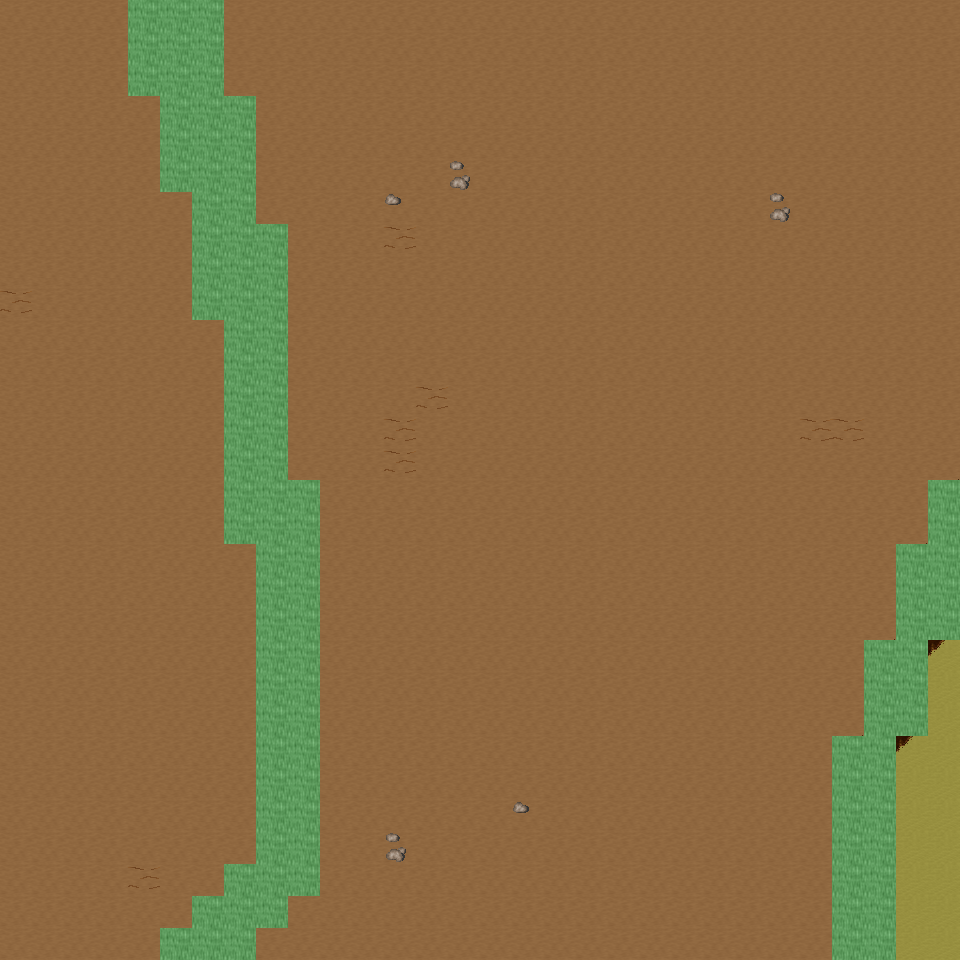

Below is a game level as drawn by its tile map, then a one-line description and the .tmx that defines it (tile-layer data replaced by summaries):
An orthogonal 30x30 tile map with 32x32 px tiles, 6 tile layers (Ground, Object, Object2, Above, ...), 23 tilesets and 7 objects (7x mapExit).

<map version="1.0" orientation="orthogonal" renderorder="right-down" width="30" height="30" tilewidth="32" tileheight="32" nextobjectid="8">
  <tileset firstgid="1" name="tileset_ground_ground" tilewidth="32" tileheight="32" tilecount="33" columns="3">
    <image source="../drawable/tileset_ground_ground.png" width="96" height="352" />
  </tileset>
  <tileset firstgid="34" name="tileset_ground_water_pool" tilewidth="32" tileheight="32" tilecount="72" columns="3">
    <image source="../drawable/tileset_ground_water_pool.png" width="96" height="768" />
  </tileset>
  <tileset firstgid="106" name="tileset_ground_ridge_earth_dark" tilewidth="32" tileheight="32" tilecount="96" columns="12">
    <image source="../drawable/tileset_ground_ridge_earth_dark.png" width="384" height="256" />
  </tileset>
  <tileset firstgid="202" name="tileset_ground_ridge_earth_pale" tilewidth="32" tileheight="32" tilecount="96" columns="12">
    <image source="../drawable/tileset_ground_ridge_earth_pale.png" width="384" height="256" />
  </tileset>
  <tileset firstgid="298" name="tileset_ground_grass_edges" tilewidth="32" tileheight="32" tilecount="36" columns="12">
    <image source="../drawable/tileset_ground_grass_edges.png" width="384" height="96" />
  </tileset>
  <tileset firstgid="334" name="tileset_ground_grass_corners" tilewidth="32" tileheight="32" tilecount="24" columns="6">
    <image source="../drawable/tileset_ground_grass_corners.png" width="192" height="128" />
  </tileset>
  <tileset firstgid="358" name="tileset_ground_earth_edges" tilewidth="32" tileheight="32" tilecount="18" columns="6">
    <image source="../drawable/tileset_ground_earth_edges.png" width="192" height="96" />
  </tileset>
  <tileset firstgid="376" name="tileset_ground_rock_pebbles" tilewidth="32" tileheight="32" tilecount="3" columns="1">
    <image source="../drawable/tileset_ground_rock_pebbles.png" width="32" height="96" />
  </tileset>
  <tileset firstgid="379" name="tileset_ground_ladder_steps" tilewidth="32" tileheight="32" tilecount="6" columns="3">
    <image source="../drawable/tileset_ground_ladder_steps.png" width="96" height="64" />
  </tileset>
  <tileset firstgid="385" name="tileset_plant_grasses" tilewidth="32" tileheight="32" tilecount="6" columns="3">
    <image source="../drawable/tileset_plant_grasses.png" width="96" height="64" />
  </tileset>
  <tileset firstgid="391" name="tileset_plant_flower_daisy_red" tilewidth="32" tileheight="32" tilecount="8" columns="2">
    <image source="../drawable/tileset_plant_flower_daisy_red.png" width="64" height="128" />
  </tileset>
  <tileset firstgid="399" name="tileset_plant_flower_daisy_yellow" tilewidth="32" tileheight="32" tilecount="8" columns="2">
    <image source="../drawable/tileset_plant_flower_daisy_yellow.png" width="64" height="128" />
  </tileset>
  <tileset firstgid="407" name="tileset_plant_flower_daisy_blue" tilewidth="32" tileheight="32" tilecount="8" columns="2">
    <image source="../drawable/tileset_plant_flower_daisy_blue.png" width="64" height="128" />
  </tileset>
  <tileset firstgid="415" name="tileset_item_corpse_huge_animal" tilewidth="32" tileheight="32" tilecount="16" columns="2">
    <image source="../drawable/tileset_item_corpse_huge_animal.png" width="64" height="256" />
  </tileset>
  <tileset firstgid="431" name="tileset_item_pot_dark_barrel" tilewidth="32" tileheight="32" tilecount="2" columns="1">
    <image source="../drawable/tileset_item_pot_dark_barrel.png" width="32" height="64" />
  </tileset>
  <tileset firstgid="433" name="tileset_item_statue_green_stone" tilewidth="32" tileheight="32" tilecount="12" columns="4">
    <image source="../drawable/tileset_item_statue_green_stone.png" width="128" height="96" />
  </tileset>
  <tileset firstgid="445" name="tileset_logic_creature_orc" tilewidth="32" tileheight="32" tilecount="6" columns="6">
    <image source="../drawable/tileset_logic_creature_orc.png" width="192" height="32" />
  </tileset>
  <tileset firstgid="451" name="tileset_logic_creature_animal" tilewidth="32" tileheight="32" tilecount="32" columns="8">
    <image source="../drawable/tileset_logic_creature_animal.png" width="256" height="128" />
  </tileset>
  <tileset firstgid="483" name="tileset_logic_portal" tilewidth="32" tileheight="32" tilecount="24" columns="8">
    <image source="../drawable/tileset_logic_portal.png" width="256" height="96" />
  </tileset>
  <tileset firstgid="507" name="tileset_logic_collision" tilewidth="32" tileheight="32" tilecount="1" columns="1">
    <image source="../drawable/tileset_logic_collision.png" width="32" height="32" />
  </tileset>
  <tileset firstgid="508" name="tileset_plant_tree_spruce" tilewidth="32" tileheight="32" tilecount="6" columns="2">
    <image source="../drawable/tileset_plant_tree_spruce.png" width="64" height="96" />
  </tileset>
  <tileset firstgid="514" name="tileset_plant_tree_taller_trees" tilewidth="32" tileheight="32" tilecount="32" columns="8">
    <image source="../drawable/tileset_plant_tree_taller_trees.png" width="256" height="128" />
  </tileset>
  <tileset firstgid="546" name="tileset_plant_bush_bush_mult_colored" tilewidth="32" tileheight="32" tilecount="6" columns="3">
    <image source="../drawable/tileset_plant_bush_bush_mult_colored.png" width="96" height="64" />
  </tileset>
  <layer name="Ground" width="30" height="30">
    <data>[900 cells, 900 non-empty, 2 distinct tile ids]</data>
  </layer>
  <layer name="Object" width="30" height="30">
    <data>[900 cells, 102 non-empty, 18 distinct tile ids]</data>
  </layer>
  <layer name="Object2" width="30" height="30">
    <data>[900 cells, 17 non-empty, 7 distinct tile ids]</data>
  </layer>
  <layer name="Above" width="30" height="30">
    <data>[900 cells, 0 non-empty, 0 distinct tile ids]</data>
  </layer>
  <layer name="Above2" width="30" height="30">
    <data>[900 cells, 0 non-empty, 0 distinct tile ids]</data>
  </layer>
  <layer name="Walkable" width="30" height="30">
    <data>[900 cells, 102 non-empty, 1 distinct tile ids]</data>
  </layer>
  <objectgroup name="MapEvents">
    <object id="1" name="north" type="mapExit" x="0" y="0" width="128" height="32">
      <properties>
        <property name="map" value="level_0_x68_y76" />
        <property name="x" value="0" />
        <property name="y" value="28" />
      </properties>
    </object>
    <object id="2" name="north2" type="mapExit" x="224" y="0" width="736" height="32">
      <properties>
        <property name="map" value="level_0_x68_y76" />
        <property name="x" value="7" />
        <property name="y" value="28" />
      </properties>
    </object>
    <object id="3" name="south" type="mapExit" x="0" y="928" width="160" height="32">
      <properties>
        <property name="map" value="level_0_x68_y78" />
        <property name="x" value="0" />
        <property name="y" value="1" />
      </properties>
    </object>
    <object id="4" name="south2" type="mapExit" x="256" y="928" width="576" height="32">
      <properties>
        <property name="map" value="level_0_x68_y78" />
        <property name="x" value="8" />
        <property name="y" value="1" />
      </properties>
    </object>
    <object id="5" name="south3" type="mapExit" x="896" y="928" width="64" height="32">
      <properties>
        <property name="map" value="level_0_x68_y78" />
        <property name="x" value="28" />
        <property name="y" value="1" />
      </properties>
    </object>
    <object id="6" name="east" type="mapExit" x="928" y="0" width="32" height="480">
      <properties>
        <property name="map" value="level_0_x69_y77" />
        <property name="x" value="1" />
        <property name="y" value="0" />
      </properties>
    </object>
    </objectgroup>
</map>
<!-- 1 of 7 objects omitted -->
